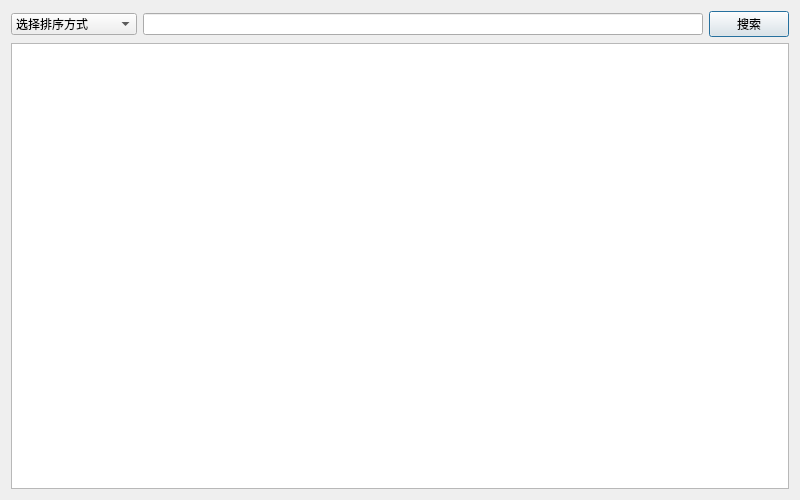
<?xml version="1.0" encoding="UTF-8"?>
<ui version="4.0">
 <class>count</class>
 <widget class="QDialog" name="count">
  <property name="geometry">
   <rect>
    <x>0</x>
    <y>0</y>
    <width>800</width>
    <height>500</height>
   </rect>
  </property>
  <property name="windowTitle">
   <string>Dialog</string>
  </property>
  <layout class="QVBoxLayout" name="verticalLayout">
   <item>
    <layout class="QHBoxLayout" name="horizontalLayout">
     <item>
      <widget class="QComboBox" name="comboBox">
       <item>
        <property name="text">
         <string>选择排序方式</string>
        </property>
       </item>
       <item>
        <property name="text">
         <string>按照价格统计</string>
        </property>
       </item>
       <item>
        <property name="text">
         <string>按照库存统计</string>
        </property>
       </item>
       <item>
        <property name="text">
         <string>按照生产厂家统计</string>
        </property>
       </item>
      </widget>
     </item>
     <item>
      <widget class="QLineEdit" name="lineEdit"/>
     </item>
     <item>
      <widget class="QPushButton" name="pushButton">
       <property name="text">
        <string>搜索</string>
       </property>
      </widget>
     </item>
    </layout>
   </item>
   <item>
    <widget class="QTableView" name="tableView"/>
   </item>
  </layout>
 </widget>
 <resources/>
 <connections/>
</ui>
